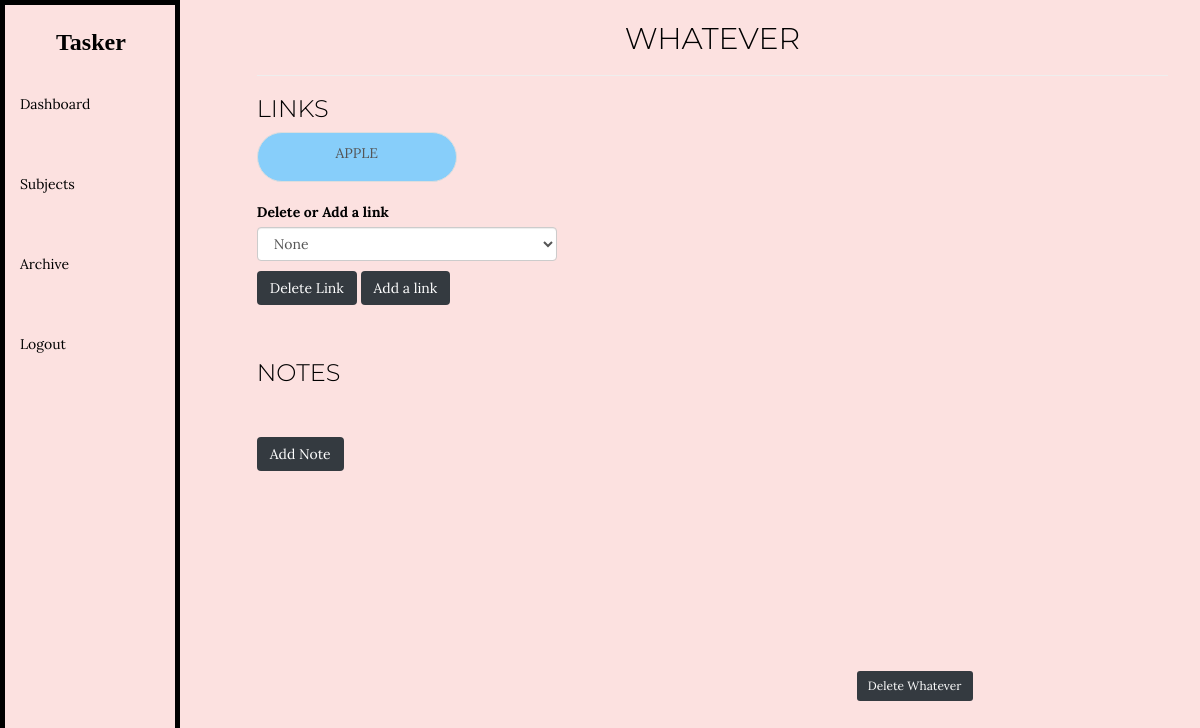
The app's page /subject/Whatever (signed in), older data.
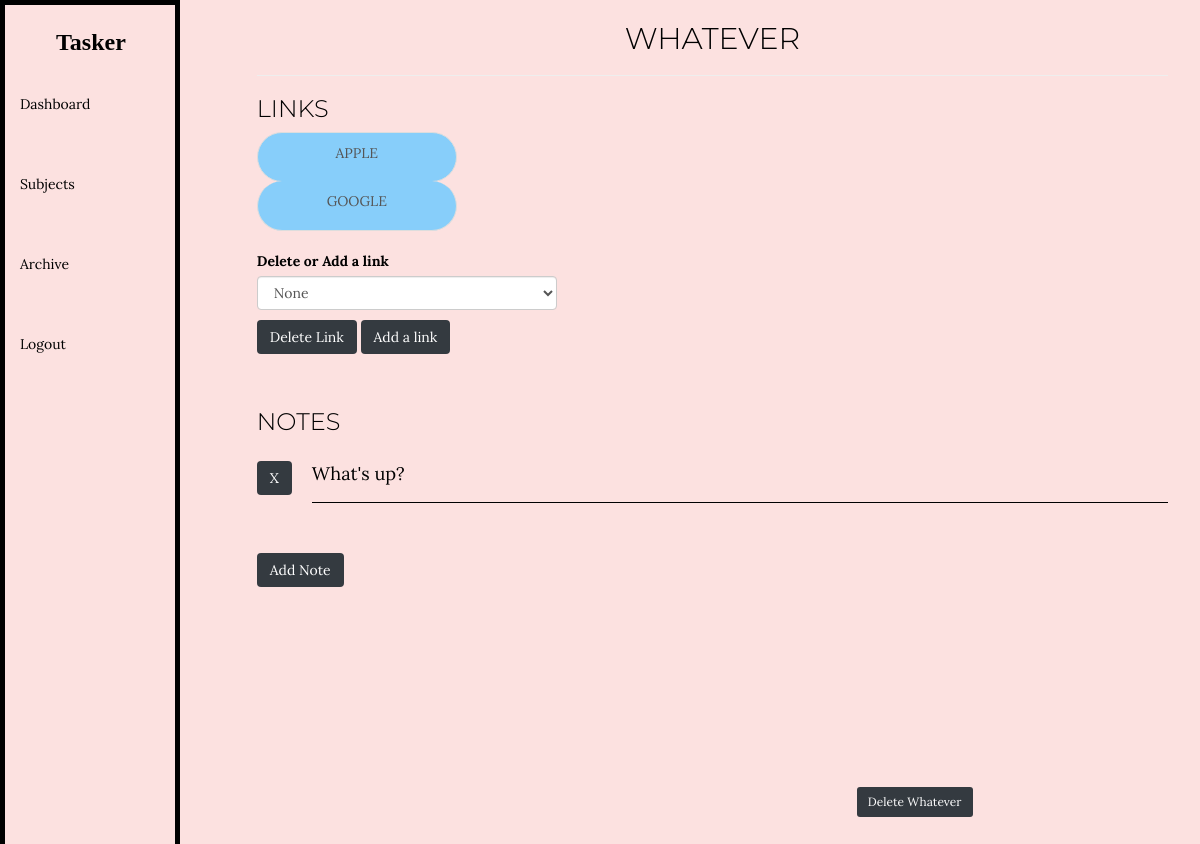
The same page, newer data.
### Tasker/models.py (models this page shows, shortened)
class Subject(models.Model):
    objects = models.Manager()
    user = models.ForeignKey(User, on_delete=models.CASCADE, default=None)
    subject = models.CharField(max_length=200)
    category = models.CharField(max_length=64, null=True)

class URL(models.Model):
    objects = models.Manager()
    name = models.CharField(max_length=200, blank=True, default=None)
    subject = models.CharField(max_length=200)
    links = models.URLField(max_length = 200, blank=True, default=None)

class Notes(models.Model):
    objects = models.Manager()
    user =  user = models.ForeignKey(User, on_delete=models.CASCADE, default=None)
    subject = models.CharField(max_length=200)
    note = models.CharField(max_length=200)

### Tasker/views.py (the view)
# urls.py: path("subject/<str:subject>", views.subject, name="subject"),
@login_required
@csrf_exempt
def subject(request, subject):
    if request.method == "GET":
        subject = Subject.objects.get(user=request.user, subject=subject)
        links = URL.objects.filter(subject=subject.subject)
        notes = Notes.objects.filter(user=request.user, subject=subject.subject)
        return render(request, "Tasker/subject.html", {'subject': subject, 'links':links, 'notes':notes})
    if request.method == "POST":
        Subject.objects.get(user=request.user, subject=subject).delete()
        Notes.objects.filter(user=request.user, subject=subject).delete()
        return HttpResponseRedirect(reverse("index"))

### Tasker/templates/Tasker/subject.html (shortened to what this page needs)
{% extends "Tasker/layout.html" %}
{% load static %}
{% block body %}
<div class="body">
    <head>
        <h2> {{subject.subject}} </h2>
    </head>
    <hr>
    <h3 class="links">Links</h3>
    <ul class="link-view list-group">
        {% for link in links %}
            {% if not link.name %}
                <a class="urls list-group-item list-group-item-action rounded-pill" id="url-{{link.id}}"href="https://{{link.links}}">{{link.links}}</a>
            {% else %}
                <a class="urls list-group-item list-group-item-action rounded-pill" id="url-{{link.id}}" href="https://{{link.links}}">{{link.name}}</a>
            {% endif %}
        {% endfor %}
    </ul>
    <div class="form-group" id="link-view">
        <label for="delete_link">Delete or Add a link</label>
        <select autofocus class="form-control" id="delete_link" name="{{subject.subject}}">
            <option default="true">None</option>
        </select>
        {% if not links %}
        {% else %}
        <button class="link btn btn-dark"> Delete Link </button>
        {% endif %}
    </div>
    <br>
    <div class="note-view">
        <h3> Notes </h3>
        <ul>
            {% for note in notes %}
            <input class="delete_note btn btn-dark" id="{{note.id}}" type="submit" value="X" name="{{note.subject}}"/>
            <li class="task-items note-items" id="note-{{note.id}}" value="{{note.id}}" name="{{note.subject}}"> {{note.note}}</li>
            {% endfor %}
        </ul>
        <br>
        <br>
        <button class="add btn btn-dark" value="{{subject.subject}}" name="note"> Add Note </button>
    </div>
    <form method="POST">
        <button class="delete_subject btn btn-dark btn-sm"> Delete {{subject.subject}} </button>
    </form>
</div>
{% endblock %}

### Tasker/templates/Tasker/layout.html (shortened to what this page needs)
{% load static %}
<!DOCTYPE html>
<html lang="en">
    <head>
        <link rel="stylesheet" href="https://stackpath.bootstrapcdn.com/bootstrap/4.4.1/css/bootstrap.min.css">
        <link rel="stylesheet" href="https://maxcdn.bootstrapcdn.com/bootstrap/3.4.1/css/bootstrap.min.css">
        <link href="{% static 'Tasker/styles.css' %}" rel="stylesheet">
    </head>
    <body>
        <ul class="dashboard nav flex-column" id="dashboard">
            {% if user.is_authenticated %}
            <br>
            <label class="title">Tasker</label>
            <br>
            <li class="nav-item">
              <a class="nav-link active" href="{% url 'index' %}">Dashboard</a>
            </li>
            <br>
            <br>
            <li class="nav-item">
              <a class="nav-link active" href="{% url 'subjects' %}">Subjects</a>
            </li>
            <br>
            <br>
            <li class="nav-item">
                <a class="nav-link active" href="{% url 'archive' %}">Archive</a>
            </li>
            {% endif %}
            {% if user.is_authenticated %}
            <li class="nav-item">
                <br>
                <br>
              <a class="nav-link" href="{% url 'logout' %}">Logout</a>
            </li>
            {% endif %}
        </ul>
        <div class="body">
        {% block body %}
        {% endblock %}
        </div>
    </body>
</html>

### Tasker/static/Tasker/styles.css (style rules this page uses)
.body { margin-left:10%; padding:1px 16px; height:1000px; font-family: 'Lora', serif; background-color: #fce1e0; color: #000000; }
#dashboard { font-family: 'Lora', serif; background-color: #fce1e0; color: #000000; }
h1, h2, h3, h4, h5, h6 { font-family: 'Montserrat', sans-serif; font-weight: 300; text-transform: uppercase; }
.title { margin-left: 30%; font-size: x-large; font-family: cursive; }
.dashboard { list-style-type: none; margin: 0px; padding: 0px; width: 15%; background-color: white; border: 5px; border-color: black; border-style: solid; position: fixed; height: 100%; overflow: auto; }
li a { display: block; color: #000; padding: 8px 16px; text-decoration: none; }
.form-control { width: 300px; }
h2 { text-align: center; }
.task-items { border-bottom: 1px solid black; padding-bottom: 15px; padding-top: 15px; font-size: 1.3em; color: black; }
ul { list-style-type: none; }
.list-group-item { width: 200px; height: 50px; background-color: lightskyblue; text-align: center; text-transform: uppercase; }
.link { margin-top: 10px; }
.delete_subject { margin-left: 600px; margin-top: 200px; }
.delete_note { position: absolute; margin-left: -40px; margin-top: 15px; }
#newnote, .save_edit, .note-items { margin-left: 15px; }

Row changes from the older to the newer data that the page shows:
added URL: name "GOOGLE"
added Notes: {{ note.id }} 98 (drawn), note "What's up?"
